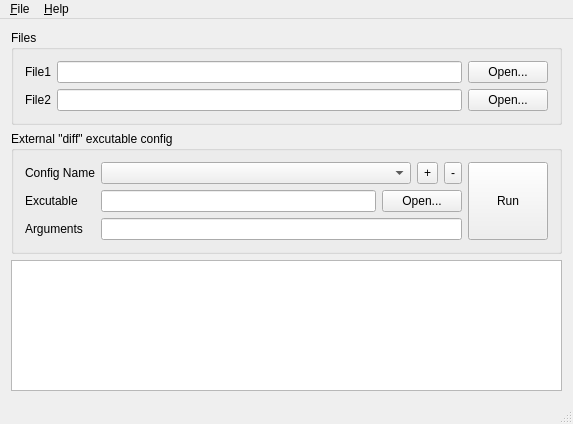
<?xml version="1.0" encoding="UTF-8"?>
<ui version="4.0">
 <class>MainWindow</class>
 <widget class="QMainWindow" name="MainWindow">
  <property name="geometry">
   <rect>
    <x>0</x>
    <y>0</y>
    <width>573</width>
    <height>424</height>
   </rect>
  </property>
  <property name="windowTitle">
   <string>Diff tool for opc packages</string>
  </property>
  <widget class="QWidget" name="centralWidget">
   <layout class="QVBoxLayout" name="verticalLayout">
    <item>
     <widget class="QGroupBox" name="groupBox">
      <property name="title">
       <string>Files</string>
      </property>
      <layout class="QGridLayout" name="gridLayout">
       <item row="0" column="0">
        <widget class="QLabel" name="label">
         <property name="text">
          <string>File1</string>
         </property>
        </widget>
       </item>
       <item row="0" column="1">
        <widget class="QLineEdit" name="fileName1Edit">
         <property name="readOnly">
          <bool>true</bool>
         </property>
        </widget>
       </item>
       <item row="0" column="2">
        <widget class="QPushButton" name="file1Button">
         <property name="text">
          <string>Open...</string>
         </property>
        </widget>
       </item>
       <item row="1" column="0">
        <widget class="QLabel" name="label_2">
         <property name="text">
          <string>File2</string>
         </property>
        </widget>
       </item>
       <item row="1" column="1">
        <widget class="QLineEdit" name="fileName2Edit">
         <property name="readOnly">
          <bool>true</bool>
         </property>
        </widget>
       </item>
       <item row="1" column="2">
        <widget class="QPushButton" name="file2Button">
         <property name="text">
          <string>Open...</string>
         </property>
        </widget>
       </item>
      </layout>
     </widget>
    </item>
    <item>
     <widget class="QGroupBox" name="groupBox_2">
      <property name="title">
       <string>External &quot;diff&quot; excutable config</string>
      </property>
      <layout class="QHBoxLayout" name="horizontalLayout_3">
       <item>
        <layout class="QFormLayout" name="formLayout">
         <item row="0" column="0">
          <widget class="QLabel" name="label_5">
           <property name="text">
            <string>Config Name</string>
           </property>
          </widget>
         </item>
         <item row="0" column="1">
          <layout class="QHBoxLayout" name="horizontalLayout_2">
           <item>
            <widget class="QComboBox" name="diffConfigComboBox"/>
           </item>
           <item>
            <widget class="QToolButton" name="diffCommandAddButton">
             <property name="sizePolicy">
              <sizepolicy hsizetype="Fixed" vsizetype="Preferred">
               <horstretch>0</horstretch>
               <verstretch>0</verstretch>
              </sizepolicy>
             </property>
             <property name="text">
              <string>+</string>
             </property>
            </widget>
           </item>
           <item>
            <widget class="QToolButton" name="diffCommandRemoveButton">
             <property name="sizePolicy">
              <sizepolicy hsizetype="Fixed" vsizetype="Preferred">
               <horstretch>0</horstretch>
               <verstretch>0</verstretch>
              </sizepolicy>
             </property>
             <property name="text">
              <string>-</string>
             </property>
            </widget>
           </item>
          </layout>
         </item>
         <item row="1" column="0">
          <widget class="QLabel" name="label_3">
           <property name="text">
            <string>Excutable</string>
           </property>
          </widget>
         </item>
         <item row="1" column="1">
          <layout class="QHBoxLayout" name="horizontalLayout">
           <item>
            <widget class="QLineEdit" name="diffCommandEdit"/>
           </item>
           <item>
            <widget class="QPushButton" name="diffExceuableFileButton">
             <property name="text">
              <string>Open...</string>
             </property>
            </widget>
           </item>
          </layout>
         </item>
         <item row="2" column="0">
          <widget class="QLabel" name="label_4">
           <property name="text">
            <string>Arguments</string>
           </property>
          </widget>
         </item>
         <item row="2" column="1">
          <widget class="QLineEdit" name="diffArgumentsEdit"/>
         </item>
        </layout>
       </item>
       <item>
        <widget class="QPushButton" name="diffRunButton">
         <property name="sizePolicy">
          <sizepolicy hsizetype="Preferred" vsizetype="Preferred">
           <horstretch>0</horstretch>
           <verstretch>0</verstretch>
          </sizepolicy>
         </property>
         <property name="text">
          <string>Run</string>
         </property>
        </widget>
       </item>
      </layout>
     </widget>
    </item>
    <item>
     <widget class="QPlainTextEdit" name="outputEdit">
      <property name="lineWrapMode">
       <enum>QPlainTextEdit::NoWrap</enum>
      </property>
     </widget>
    </item>
   </layout>
  </widget>
  <widget class="QMenuBar" name="menuBar">
   <property name="geometry">
    <rect>
     <x>0</x>
     <y>0</y>
     <width>573</width>
     <height>23</height>
    </rect>
   </property>
   <widget class="QMenu" name="menu_File">
    <property name="title">
     <string>&amp;File</string>
    </property>
    <addaction name="actionOpen"/>
   </widget>
   <widget class="QMenu" name="menu_Help">
    <property name="title">
     <string>&amp;Help</string>
    </property>
    <addaction name="actionAbout"/>
   </widget>
   <addaction name="menu_File"/>
   <addaction name="menu_Help"/>
  </widget>
  <widget class="QStatusBar" name="statusBar"/>
  <action name="actionAbout">
   <property name="text">
    <string>About...</string>
   </property>
  </action>
  <action name="actionOpen">
   <property name="text">
    <string>&amp;Open...</string>
   </property>
  </action>
 </widget>
 <layoutdefault spacing="6" margin="11"/>
 <resources/>
 <connections/>
</ui>
